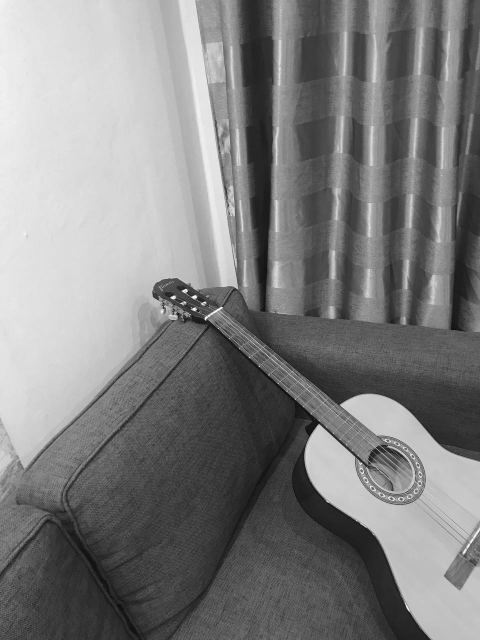
#> input picture 2lab/images/guitar_left_gray.jpg, 960 x 1280 px, found by its file name (shown at 1/2 size)
$ python arbitrary_projection_transform.py
#> lines starting #> are read from the running program, lines starting #| are printed output that depends on the picture
import cv2 as cv
import numpy as np

img_path = "C:/denFiles/git/technical-vision/2lab/images/"
img = cv.imread(img_path + "guitar_left_gray.jpg", cv.IMREAD_GRAYSCALE)
#> img is the input picture: shape (1280, 960); min 0, max 255, mean 127.8
n_rows, n_cols = img.shape[:2]
#> n_rows = 1280; n_cols = 960

# or using builtin func
pts_src = np.float32([[775, 881], [871, 252], [888, 1152], [783, 997]])
pts_dst = np.float32([[58, 753], [104, 54], [159, 1000], [55, 872]])
T = cv.getPerspectiveTransform(pts_src, pts_dst)

# Apply the transformation
new_img = cv.warpPerspective(img, T, (n_cols, n_rows))
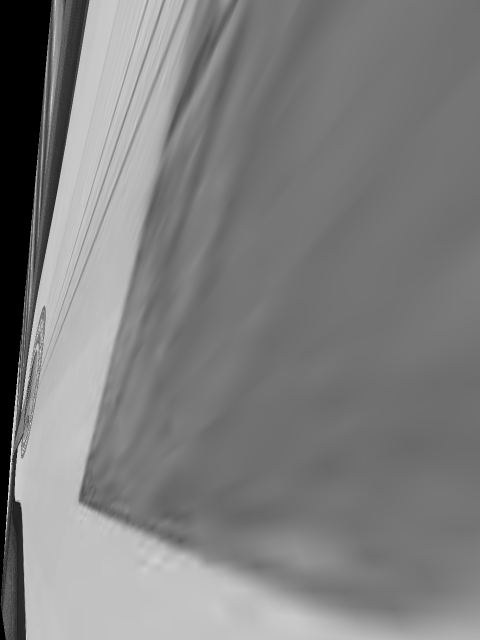
#> new_img: shape (1280, 960) (shown at 1/2 size); min 0, max 252, mean 126.9

# cv.imwrite(img_path + "arbitrary_proj_winter.jpg", new_img)
cv.imshow("Arbitrary projective transform", new_img)
cv.waitKey(0)
cv.destroyAllWindows()
